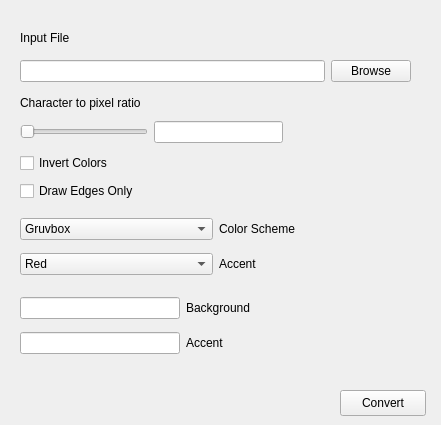
<?xml version="1.0" encoding="UTF-8"?>
<ui version="4.0">
 <class>MainWindow</class>
 <widget class="QMainWindow" name="MainWindow">
  <property name="geometry">
   <rect>
    <x>0</x>
    <y>0</y>
    <width>441</width>
    <height>425</height>
   </rect>
  </property>
  <property name="windowTitle">
   <string>MainWindow</string>
  </property>
  <widget class="QWidget" name="centralwidget">
   <widget class="QWidget" name="gridLayoutWidget_2">
    <property name="geometry">
     <rect>
      <x>20</x>
      <y>91</y>
      <width>391</width>
      <height>52</height>
     </rect>
    </property>
    <layout class="QGridLayout" name="gridLayout_2">
     <item row="0" column="0">
      <widget class="QLabel" name="label_2">
       <property name="text">
        <string>Character to pixel ratio</string>
       </property>
      </widget>
     </item>
     <item row="1" column="1">
      <widget class="QLineEdit" name="PixelRatio"/>
     </item>
     <item row="1" column="2">
      <spacer name="horizontalSpacer_3">
       <property name="orientation">
        <enum>Qt::Orientation::Horizontal</enum>
       </property>
       <property name="sizeHint" stdset="0">
        <size>
         <width>40</width>
         <height>20</height>
        </size>
       </property>
      </spacer>
     </item>
     <item row="1" column="0">
      <widget class="QSlider" name="PixelSlider">
       <property name="maximumSize">
        <size>
         <width>140</width>
         <height>15</height>
        </size>
       </property>
       <property name="orientation">
        <enum>Qt::Orientation::Horizontal</enum>
       </property>
      </widget>
     </item>
    </layout>
   </widget>
   <widget class="QWidget" name="gridLayoutWidget_3">
    <property name="geometry">
     <rect>
      <x>20</x>
      <y>21</y>
      <width>391</width>
      <height>61</height>
     </rect>
    </property>
    <layout class="QGridLayout" name="gridLayout_3">
     <item row="0" column="0">
      <widget class="QLabel" name="label">
       <property name="text">
        <string>Input File</string>
       </property>
      </widget>
     </item>
     <item row="1" column="0">
      <widget class="QLineEdit" name="filePath"/>
     </item>
     <item row="1" column="1">
      <widget class="QPushButton" name="BrowseButton">
       <property name="text">
        <string>Browse</string>
       </property>
      </widget>
     </item>
    </layout>
   </widget>
   <widget class="QWidget" name="verticalLayoutWidget">
    <property name="geometry">
     <rect>
      <x>20</x>
      <y>151</y>
      <width>391</width>
      <height>54</height>
     </rect>
    </property>
    <layout class="QVBoxLayout" name="verticalLayout">
     <item>
      <widget class="QCheckBox" name="InvertCheck">
       <property name="text">
        <string>Invert Colors</string>
       </property>
      </widget>
     </item>
     <item>
      <widget class="QCheckBox" name="EdgesCheck">
       <property name="text">
        <string>Draw Edges Only</string>
       </property>
      </widget>
     </item>
    </layout>
   </widget>
   <widget class="QWidget" name="gridLayoutWidget_4">
    <property name="geometry">
     <rect>
      <x>20</x>
      <y>211</y>
      <width>391</width>
      <height>71</height>
     </rect>
    </property>
    <layout class="QGridLayout" name="gridLayout_4">
     <item row="1" column="0">
      <widget class="QComboBox" name="AccentDropDown">
       <item>
        <property name="text">
         <string>Red</string>
        </property>
       </item>
       <item>
        <property name="text">
         <string>Green</string>
        </property>
       </item>
       <item>
        <property name="text">
         <string>Yellow</string>
        </property>
       </item>
       <item>
        <property name="text">
         <string>Blue</string>
        </property>
       </item>
       <item>
        <property name="text">
         <string>Purple</string>
        </property>
       </item>
       <item>
        <property name="text">
         <string>White</string>
        </property>
       </item>
      </widget>
     </item>
     <item row="0" column="0">
      <widget class="QComboBox" name="ColorSchemeDropDown">
       <item>
        <property name="text">
         <string>Gruvbox</string>
        </property>
       </item>
       <item>
        <property name="text">
         <string>Everforest</string>
        </property>
       </item>
       <item>
        <property name="text">
         <string>Nord</string>
        </property>
       </item>
       <item>
        <property name="text">
         <string>Kanagawa</string>
        </property>
       </item>
       <item>
        <property name="text">
         <string>Catppuccin</string>
        </property>
       </item>
       <item>
        <property name="text">
         <string>Dracula</string>
        </property>
       </item>
       <item>
        <property name="text">
         <string>Custom</string>
        </property>
       </item>
      </widget>
     </item>
     <item row="0" column="1">
      <widget class="QLabel" name="label_3">
       <property name="text">
        <string>Color Scheme</string>
       </property>
      </widget>
     </item>
     <item row="1" column="1">
      <widget class="QLabel" name="label_4">
       <property name="text">
        <string>Accent</string>
       </property>
      </widget>
     </item>
    </layout>
   </widget>
   <widget class="QPushButton" name="SaveButton">
    <property name="geometry">
     <rect>
      <x>340</x>
      <y>390</y>
      <width>86</width>
      <height>26</height>
     </rect>
    </property>
    <property name="text">
     <string>Convert</string>
    </property>
   </widget>
   <widget class="QWidget" name="gridLayoutWidget_5">
    <property name="geometry">
     <rect>
      <x>20</x>
      <y>290</y>
      <width>391</width>
      <height>71</height>
     </rect>
    </property>
    <layout class="QGridLayout" name="gridLayout_5">
     <item row="0" column="1">
      <widget class="QLabel" name="label_5">
       <property name="text">
        <string>Background</string>
       </property>
      </widget>
     </item>
     <item row="1" column="0">
      <widget class="QLineEdit" name="CustomAccent"/>
     </item>
     <item row="1" column="1">
      <widget class="QLabel" name="label_6">
       <property name="text">
        <string>Accent</string>
       </property>
      </widget>
     </item>
     <item row="0" column="0">
      <widget class="QLineEdit" name="CustomBack"/>
     </item>
     <item row="0" column="2">
      <spacer name="horizontalSpacer_4">
       <property name="orientation">
        <enum>Qt::Orientation::Horizontal</enum>
       </property>
       <property name="sizeHint" stdset="0">
        <size>
         <width>40</width>
         <height>20</height>
        </size>
       </property>
      </spacer>
     </item>
     <item row="1" column="2">
      <spacer name="horizontalSpacer_5">
       <property name="orientation">
        <enum>Qt::Orientation::Horizontal</enum>
       </property>
       <property name="sizeHint" stdset="0">
        <size>
         <width>40</width>
         <height>20</height>
        </size>
       </property>
      </spacer>
     </item>
    </layout>
   </widget>
  </widget>
 </widget>
 <resources/>
 <connections/>
</ui>
